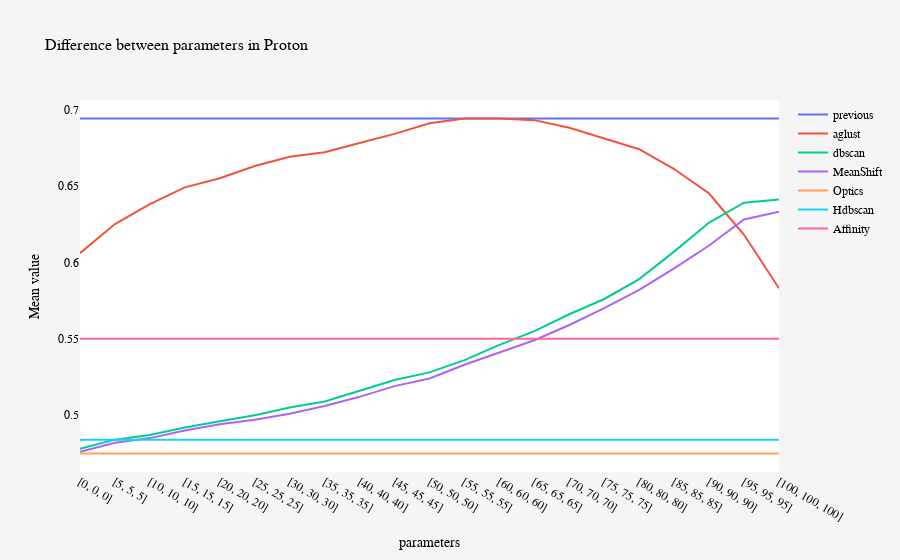

The code cell stored with this chart in its notebook:
### Code cell
# Смотрим как выглядят средние значения параметров P и E в зависимости от параметров.
# 60 100 100
Difference_values(part1, 'Proton').show()

### Figure 1 — Plotly figure (JSON) as saved in the notebook; plotly's stock layout.template omitted (floating-point values rounded to 4 significant figures)
{"data": [{"name": "previous", "type": "scatter", "x": ["[0, 0, 0]", "[5, 5, 5]", "[10, 10, 10]", "[15, 15, 15]", "[20, 20, 20]", "[25, 25, 25]", "[30, 30, 30]", "[35, 35, 35]", "[40, 40, 40]", "[45, 45, 45]", "[50, 50, 50]", "[55, 55, 55]", "[60, 60, 60]", "[65, 65, 65]", "[70, 70, 70]", "[75, 75, 75]", "[80, 80, 80]", "[85, 85, 85]", "[90, 90, 90]", "[95, 95, 95]", "[100, 100, 100]"], "y": [0.694, 0.694, 0.694, 0.694, 0.694, 0.694, 0.694, 0.694, 0.694, 0.694, 0.694, 0.694, 0.694, 0.694, 0.694, 0.694, 0.694, 0.694, 0.694, 0.694, 0.694]}, {"name": "aglust", "type": "scatter", "x": ["[0, 0, 0]", "[5, 5, 5]", "[10, 10, 10]", "[15, 15, 15]", "[20, 20, 20]", "[25, 25, 25]", "[30, 30, 30]", "[35, 35, 35]", "[40, 40, 40]", "[45, 45, 45]", "[50, 50, 50]", "[55, 55, 55]", "[60, 60, 60]", "[65, 65, 65]", "[70, 70, 70]", "[75, 75, 75]", "[80, 80, 80]", "[85, 85, 85]", "[90, 90, 90]", "[95, 95, 95]", "[100, 100, 100]"], "y": [0.606, 0.625, 0.638, 0.649, 0.655, 0.663, 0.669, 0.672, 0.678, 0.684, 0.691, 0.694, 0.694, 0.693, 0.688, 0.681, 0.674, 0.661, 0.645, 0.618, 0.583]}, {"name": "dbscan", "type": "scatter", "x": ["[0, 0, 0]", "[5, 5, 5]", "[10, 10, 10]", "[15, 15, 15]", "[20, 20, 20]", "[25, 25, 25]", "[30, 30, 30]", "[35, 35, 35]", "[40, 40, 40]", "[45, 45, 45]", "[50, 50, 50]", "[55, 55, 55]", "[60, 60, 60]", "[65, 65, 65]", "[70, 70, 70]", "[75, 75, 75]", "[80, 80, 80]", "[85, 85, 85]", "[90, 90, 90]", "[95, 95, 95]", "[100, 100, 100]"], "y": [0.478, 0.484, 0.487, 0.492, 0.496, 0.5, 0.505, 0.509, 0.516, 0.523, 0.528, 0.536, 0.546, 0.555, 0.566, 0.576, 0.589, 0.607, 0.626, 0.639, 0.641]}, {"name": "MeanShift", "type": "scatter", "x": ["[0, 0, 0]", "[5, 5, 5]", "[10, 10, 10]", "[15, 15, 15]", "[20, 20, 20]", "[25, 25, 25]", "[30, 30, 30]", "[35, 35, 35]", "[40, 40, 40]", "[45, 45, 45]", "[50, 50, 50]", "[55, 55, 55]", "[60, 60, 60]", "[65, 65, 65]", "[70, 70, 70]", "[75, 75, 75]", "[80, 80, 80]", "[85, 85, 85]", "[90, 90, 90]", "[95, 95, 95]", "[100, 100, 100]"], "y": [0.476, 0.482, 0.485, 0.49, 0.494, 0.497, 0.501, 0.506, 0.512, 0.519, 0.524, 0.533, 0.541, 0.549, 0.559, 0.57, 0.582, 0.596, 0.611, 0.628, 0.633]}, {"name": "Optics", "type": "scatter", "x": ["[0, 0, 0]", "[5, 5, 5]", "[10, 10, 10]", "[15, 15, 15]", "[20, 20, 20]", "[25, 25, 25]", "[30, 30, 30]", "[35, 35, 35]", "[40, 40, 40]", "[45, 45, 45]", "[50, 50, 50]", "[55, 55, 55]", "[60, 60, 60]", "[65, 65, 65]", "[70, 70, 70]", "[75, 75, 75]", "[80, 80, 80]", "[85, 85, 85]", "[90, 90, 90]", "[95, 95, 95]", "[100, 100, 100]"], "y": [0.475, 0.475, 0.475, 0.475, 0.475, 0.475, 0.475, 0.475, 0.475, 0.475, 0.475, 0.475, 0.475, 0.475, 0.475, 0.475, 0.475, 0.475, 0.475, 0.475, 0.475]}, {"name": "Hdbscan", "type": "scatter", "x": ["[0, 0, 0]", "[5, 5, 5]", "[10, 10, 10]", "[15, 15, 15]", "[20, 20, 20]", "[25, 25, 25]", "[30, 30, 30]", "[35, 35, 35]", "[40, 40, 40]", "[45, 45, 45]", "[50, 50, 50]", "[55, 55, 55]", "[60, 60, 60]", "[65, 65, 65]", "[70, 70, 70]", "[75, 75, 75]", "[80, 80, 80]", "[85, 85, 85]", "[90, 90, 90]", "[95, 95, 95]", "[100, 100, 100]"], "y": [0.484, 0.484, 0.484, 0.484, 0.484, 0.484, 0.484, 0.484, 0.484, 0.484, 0.484, 0.484, 0.484, 0.484, 0.484, 0.484, 0.484, 0.484, 0.484, 0.484, 0.484]}, {"name": "Affinity", "type": "scatter", "x": ["[0, 0, 0]", "[5, 5, 5]", "[10, 10, 10]", "[15, 15, 15]", "[20, 20, 20]", "[25, 25, 25]", "[30, 30, 30]", "[35, 35, 35]", "[40, 40, 40]", "[45, 45, 45]", "[50, 50, 50]", "[55, 55, 55]", "[60, 60, 60]", "[65, 65, 65]", "[70, 70, 70]", "[75, 75, 75]", "[80, 80, 80]", "[85, 85, 85]", "[90, 90, 90]", "[95, 95, 95]", "[100, 100, 100]"], "y": [0.55, 0.55, 0.55, 0.55, 0.55, 0.55, 0.55, 0.55, 0.55, 0.55, 0.55, 0.55, 0.55, 0.55, 0.55, 0.55, 0.55, 0.55, 0.55, 0.55, 0.55]}], "layout": {"font": {"color": "black", "family": "Verdana", "size": 12}, "hovermode": "x unified", "paper_bgcolor": "whitesmoke", "plot_bgcolor": "white", "title": {"font": {"size": 16}, "text": "Difference between parameters in Proton"}, "xaxis": {"title": {"text": "parameters"}}, "yaxis": {"title": {"text": "Mean value"}}}}
